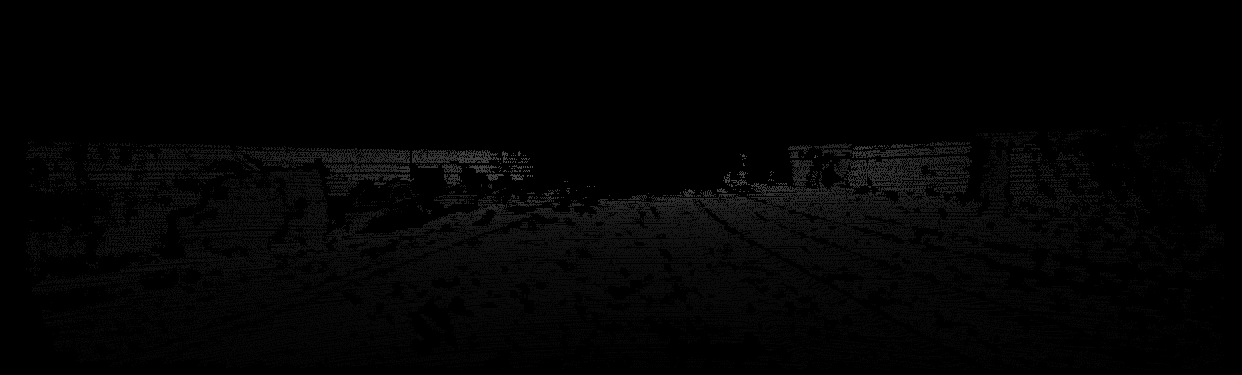
#> input picture demos/kitti_demo/depth/0000000005.png, 1242 x 375 px; its folder holds only this picture in this run
$ python save_pcd.py --input-dir demos/kitti_demo/depth
#> lines starting #> are read from the running program, lines starting #| are printed output that depends on the picture
import argparse
from dataclasses import dataclass
from datetime import datetime
from difflib import SequenceMatcher
from pathlib import Path
from warnings import warn

import cv2
import numpy as np
from natsort import natsorted

VALID_IMG_EXTENSIONS = {".png", ".jpg", ".jpeg"}


@dataclass
class ImageSet:
    depth_path: Path
    color_path: Path | None = None


def parse():
    parser = argparse.ArgumentParser(
        description="Save point cloud given a depth map (if corresponding color image is provided).",
        formatter_class=argparse.ArgumentDefaultsHelpFormatter,
    )
    parser.add_argument(
        "-i",
        "--input-dir",
        type=str,
        help=(
            "Path to input directory. Must contain a folder 'depth/' and optionally (for colored point clouds)"
            " 'color/'. If 'depth/' is not found, assumes that depth images are present in the input directory itself."
            " REQUIRED if --depth is not provided."
        ),
        metavar="str",
    )
    parser.add_argument(
        "-d",
        "--depth",
        type=str,
        help="Path to depth map. REQUIRED if --input-dir is not provided. IGNORED if --input-dir is provided.",
        metavar="str",
    )
    parser.add_argument(
        "-c",
        "--color",
        type=str,
        help="Path to color image (RGB). IGNORED if --input-dir is provided.",
        metavar="str",
    )
    parser.add_argument(
        "-o",
        "--output-dir",
        type=str,
        help=(
            "Path to output directory containing the point cloud data as PLY files. Defaults to 'pcds/YYYYMMDD_HHMMSS/'"
        ),
        metavar="str",
    )
    parser.add_argument(
        "-ds",
        "--depth-scale",
        type=float,
        default=1.0,
        help="Ground truth depth scale factor. Where depth_image_px / depth_scale = depth_image_meters.",
        metavar="float",
    )
    parser.add_argument(
        "-cin",
        "--intrinsics",
        type=float,
        nargs=4,
        # Default to canonical camera intrinsics (cx and cy are half the image size, which is given in H, W format, so
        # the reverse order represents the typical u, v coordinates for the principal point).
        default=[320.0, 320.0, 320.0, 320.0],
        help="Camera intrinsics [fx, fy, cx, cy].",
        metavar="float",
    )
    parser.add_argument(
        "-mt",
        "--match-threshold",
        type=float,
        default=0.1,
        help="Match threshold for associating depth and normal images to color images based on filename similarity.",
    )

    # Verify that one of the mandatory input arguments is provided.
    args = parser.parse_args()
    if args.input_dir is None and args.depth is None:
        parser.error("Either --input-dir or --depth must be provided.")

    return args


# [38 lines left out: function find_best_match, not called in this run]


def associate_images(input_dir: Path, match_threshold: float = 0.5) -> list[ImageSet]:
    """
    Find any corresponding color images given depth images in the input directory.

    Args:
        input_dir: Input directory path.

    Returns:
        List of ImageSet objects containing associated file paths.
    """
#> called with match_threshold = 0.1
    # Check directory structure.
    depth_dir = input_dir / "depth"
    color_dir = input_dir / "color"

    # Get list of depth images.
    if depth_dir.exists():
        depth_files = natsorted(f for f in depth_dir.iterdir() if f.suffix.lower() in VALID_IMG_EXTENSIONS)
    else:
        # Look for depth images in the input directory itself instead.
        depth_files = natsorted(f for f in input_dir.iterdir() if f.suffix.lower() in VALID_IMG_EXTENSIONS)
        depth_dir = input_dir

    # Get color files if directories exist.
    color_files = []
    if color_dir.exists():
        color_files = natsorted(str(f) for f in color_dir.iterdir() if f.suffix.lower() in VALID_IMG_EXTENSIONS)

    # Associate files.
    image_sets = []
    for depth_path in depth_files:
        color_path = None

        if color_files:
            color_match = find_best_match(
                depth_path.name, [Path(f).name for f in color_files], match_threshold=match_threshold
            )
            if color_match:
                color_path = color_dir / color_match

        image_sets.append(ImageSet(depth_path, color_path))

    return image_sets


def create_point_cloud(depth: np.ndarray, intrinsics: list[float], color: np.ndarray = None) -> tuple:
    """
    Create a point cloud from depth map and camera intrinsics.

    Args:
        depth (np.ndarray): Depth map.
        intrinsics (list[float]): Camera intrinsics [fx, fy, cx, cy].
        color (np.ndarray, optional): RGB image for coloring points.

    Returns:
        tuple: Arrays of vertices and colors (if RGB provided).
    """

    # Create mesh grid of pixel coordinates.
    height, width = depth.shape
    u, v = np.meshgrid(np.arange(width), np.arange(height))

    # Convert to 3D points.
    fx, fy, cx, cy = intrinsics
    x = (u - cx) * depth / fx
    y = (v - cy) * depth / fy
    z = depth

    # Stack coordinates.
    points = np.column_stack([x.flatten(), y.flatten(), z.flatten()])

    colors = None
    if color is not None:
        colors = color.reshape(-1, 3)

    # Filter out the points with no depth.
    mask = points[:, 2] > 0
    points = points[mask]
    colors = colors[mask]

    return points, colors


# [35 lines left out: function save_point_cloud, not called in this run]


def main():
    # Parse command line arguments.
    timestamp = datetime.now().strftime("%Y%m%d_%H%M%S")
    args = parse()

    # Process arguments into local variables.
    input_dir = Path(args.input_dir) if args.input_dir else None
    depth_path = Path(args.depth) if args.depth else None
    color_path = Path(args.color) if args.color else None
    output_dir = Path(args.output_dir) if args.output_dir else Path("pcd") / timestamp
    depth_scale = args.depth_scale
    intrinsics = args.intrinsics
    match_threshold = args.match_threshold

    arguments_lines = f"""
        ------------------------------------------------------------
        ARGUMENTS
        ------------------------------------------------------------
        Input Directory  : {input_dir.as_posix() if input_dir is not None else "NOT GIVEN"}
        Depth Path       : {depth_path.as_posix() if input_dir is None else "IGNORED"}
        Color Path       : {color_path.as_posix() if input_dir is None else "IGNORED"}
        Output Directory : {output_dir.as_posix()}
        Depth Scale      : {depth_scale}
        Intrinsics       : {intrinsics}
        Match Threshold  : {match_threshold}
        ============================================================
    """
    arguments_text = "\n".join(line.strip() for line in arguments_lines.split("\n"))
    print(arguments_text)

    # Create output directory if it doesn't exist.
    output_dir.mkdir(parents=True, exist_ok=True)

    # Handle directory input case.
    if input_dir:
        image_sets = associate_images(input_dir=input_dir, match_threshold=match_threshold)
        # Process each image set.
        for i, image_set in enumerate(image_sets):
            # Read depth image.
            depth = cv2.imread(str(image_set.depth_path), cv2.IMREAD_UNCHANGED) / depth_scale
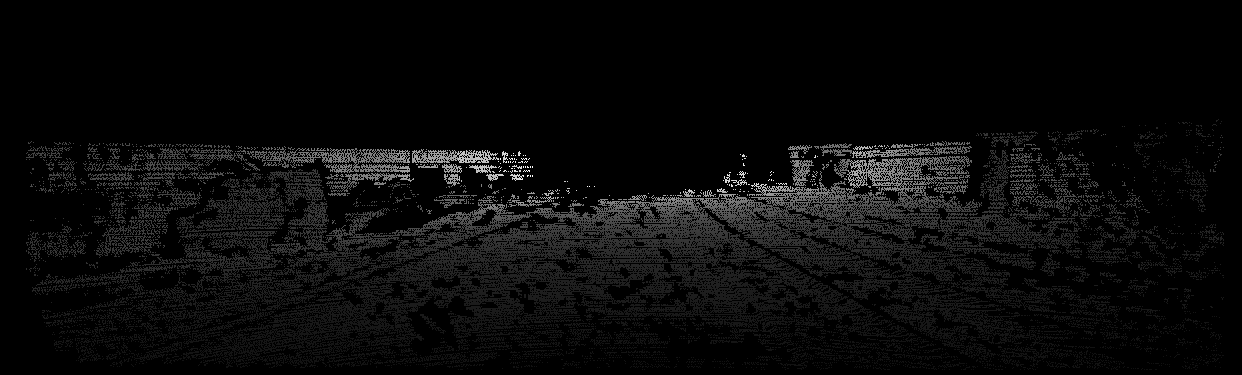
#> depth: shape (375, 1242) float64; min 0, max 21733, mean 893.7; drawn with min black and max white

            # Read color image if available.
            color = None
            if image_set.color_path:
                color = cv2.imread(str(image_set.color_path))
                color = cv2.cvtColor(color, cv2.COLOR_BGR2RGB)

            # Create and save point cloud.
            points, colors = create_point_cloud(depth, intrinsics, color)
#> in create_point_cloud, `x = (u - cx) * depth / fx`:
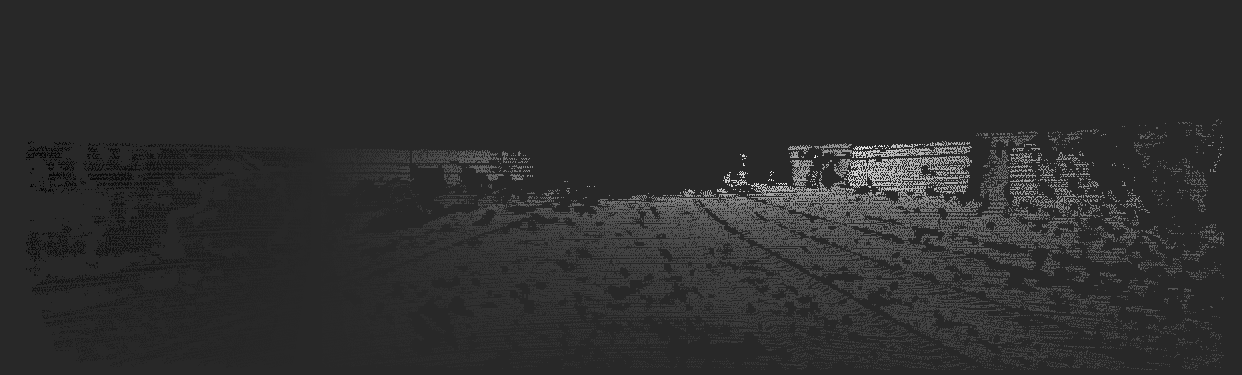
#> x: shape (375, 1242) float64; min -5975.8, max 31236.3, mean 813.5; drawn with min black and max white
#> in create_point_cloud, `y = (v - cy) * depth / fy`:
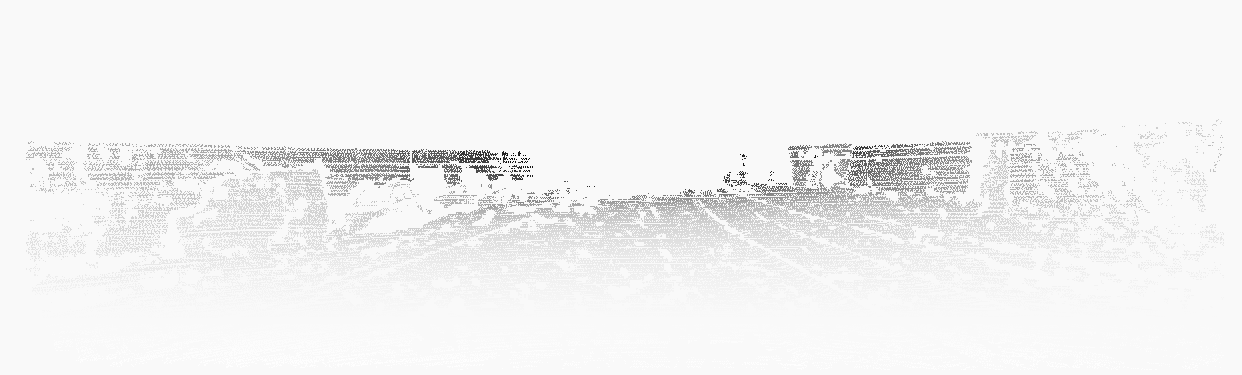
#> y: shape (375, 1242) float64; min -11004.3, max 244.1, mean -264.6; drawn with min black and max white
            output_path = output_dir / f"{image_set.depth_path.stem}_pcd.ply"
            save_point_cloud(points, colors, output_path)

    # Handle single image input case.
    else:
        # Read depth image.
        depth = cv2.imread(str(depth_path), cv2.IMREAD_UNCHANGED)

        # Read color image if provided.
        color = None
        if color_path:
            color = cv2.imread(str(color_path))
            color = cv2.cvtColor(color, cv2.COLOR_BGR2RGB)

        # Create and save point cloud.
        points, colors = create_point_cloud(depth, intrinsics, color)
        output_path = output_dir / "cloud.ply"
        save_point_cloud(points, colors, output_path)


if __name__ == "__main__":
#> (the run stopped early here; a loop or call above may not have finished)
